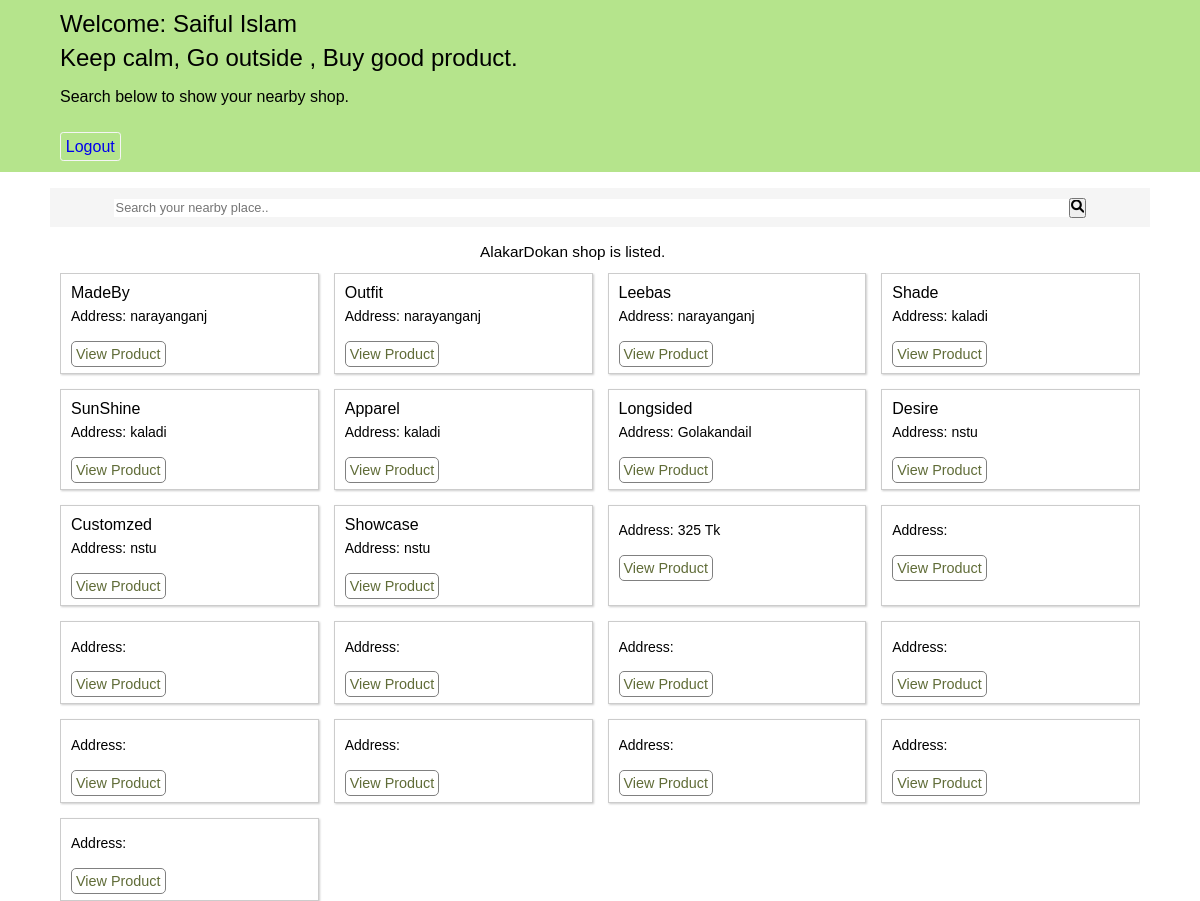
/customer/user_interface.php (signed in), run on the app's committed database.
### tables this page shows
CREATE TABLE `product` (
  `no` int(11) NOT NULL,
  `nmae` varchar(100) DEFAULT NULL,
  `category` varchar(100) DEFAULT NULL,
  `img` varchar(100) DEFAULT NULL,
  `price` varchar(100) DEFAULT NULL,
  `place` varchar(100) DEFAULT NULL,
  `shop` varchar(100) DEFAULT NULL,
  `id` int(100) DEFAULT NULL,
  `title` varchar(256) DEFAULT NULL
);

### customer/user_interface.php (the view, shortened to what this page needs)
<!DOCTYPE html>
<html>
<head>
  <link rel="stylesheet" href="https://cdnjs.cloudflare.com/ajax/libs/font-awesome/6.0.0-beta2/css/all.min.css"/>
</head>
<body>
<?php
include('../dbcon.php');
?>
<section>
<div class="jumbo-inner">
 <div class="jumbo-txt">
  <h2>
    <?php
    echo"Welcome: ".$_SESSION['name'];
    ?>
  </h2>
  <h2 class="pl">Keep calm, Go outside , Buy good product.</h2>
  <p>Search below to show your nearby shop.</p>
  </div>
  <div class="jumbo-btn">
    <a class="btn-one" href="logout.php">Logout</a>
  </div>
</div>
</section>
<section>
  <div class="wrapper">
<div class="wrapper-inpo">
   <form method="post" class="fom">
      <input type="text" placeholder="Search your nearby place.." name="search" class="searchbtn">
      <button type="submit" name="submit"class="but"><i class="fa fa-search"></i></button>
  </form>
</div>
</div>
</section>
<section>
  <div class="alakar_shop">
  <span>AlakarDokan shop is listed. </span>
  </div>
</section>
<section>
<div class="contain">
<?php
if(isset($_POST['submit'])){
  $st=mysqli_real_escape_string($link,$_POST['search']);
  $qr="select * from product where place like '%$st%'";
  $qp=mysqli_query($link,$qr);
  if(mysqli_num_rows($qp)>0){
    while($rw=mysqli_fetch_array($qp)){
    ?>
  <div class="item">
  <h4><?php echo $rw['shop']; ?></h4>
      <p>Address: <?php echo $rw['place']; ?></p>
      <a href="shop_product.php?id=<?php echo $rw['id'];?>" class="sr">View Product</a>
</div>
<?php
}
}
else{
  echo"<span class='sorry'>Sorry , No Shop is found</span>";
}
}
else{
?>
<?php
$run="select * from product";
$ran=mysqli_query($link,$run);
while($row=mysqli_fetch_array($ran)){
  ?>
<div class="item">
 <h4><?php echo $row['shop']; ?></h4>
      <p>Address: <?php echo $row['place']; ?></p>
      <a href="shop_product.php?id=<?php echo $row['id'];?>" class="sr">View Product</a>
</div>
<?php
}
?>
<?php
}
?>
</div>
</section>
</body>
</html>

### customer/user_interface.php (style rules this page uses)
* { margin: 0; padding: 0; overflow-x: hidden; }
body { font-family: 'Raleway', sans-serif; }
.contain { width: 90%; margin: 0 auto; display: grid; grid-template-columns: repeat(2, 1fr); justify-content: center; grid-gap: 15px; margin-top: .7rem; }
.contain a { text-decoration: none; }
.contain .item { border: 1px #ccc solid; box-shadow: 1px 1px 2px #ccc; padding: 10px; }
.sr { border: 1px solid grey; border-radius: 5px; margin: 2px 0; padding: 4px; font-size: 0.9rem; color:#606c38; }
.item h4 { margin-bottom: .4rem; font-weight: 400; }
.item p { font-size: 14px; color: var(--secodary-color); margin-bottom: 1.3rem; }
.jumbo-inner { width: 100%; background: #b5e48c; }
.jumbo-inner h2 { font-weight: 400; margin-bottom: 0.4rem; }
.jumbo-inner .jumbo-txt { width: 90%; margin: 0 auto; padding: 0.6rem; }
.jumbo-inner p { margin-top: 1rem; margin-bottom: 0.4rem; }
.jumbo-inner .jumbo-btn { width: 90%; margin: 0 auto; padding: 1rem; }
.jumbo-btn a { font-size: 1rem; text-decoration: none; border: 1px solid whitesmoke; border-radius: .2rem; padding: .3rem; }
.wrapper { width: 90%; margin: 0 auto; background: whitesmoke; margin-top: 1rem; padding: .6rem; margin-bottom: 1rem; }
.wrapper-inpo { width: 90%; margin: 0 auto; }
.wrapper-inpo input { width: 100%; padding: .1rem; border: none; outline: none; font-size: .8rem; }
.wrapper-inpo input ::placeholder { font-size: .3rem; }
.wrapper-inpo .fom { width: 100%; display: flex; align-items: center; justify-content: space-between; }
.alakar_shop { width: 60%; margin: 0 auto; font-size: 0.96rem; }
@media (min-width: 850px) { .contain { grid-template-columns: repeat(3, 1fr); } }
@media (min-width: 850px) { .alakar_shop { width: 60%; margin-left: 20rem; } }
@media (min-width: 1100px) { .contain { grid-template-columns: repeat(4, 1fr); } }
@media (min-width: 1100px) { .alakar_shop { width: 60%; margin-left: 30rem; } }

### data on the page
product: shop "MadeBy", place "narayanganj"
product: shop "Outfit", place "narayanganj"
product: shop "Leebas", place "narayanganj"
product: shop "Shade", place "kaladi"
product: shop "SunShine", place "kaladi"
product: shop "Apparel", place "kaladi"
product: shop "Longsided", place "Golakandail"
product: shop "Desire", place "nstu"
product: shop "Customzed", place "nstu"
product: shop "Showcase", place "nstu"
product: place "325 Tk"

### other printed values
$_SESSION['name'] "Saiful Islam"
